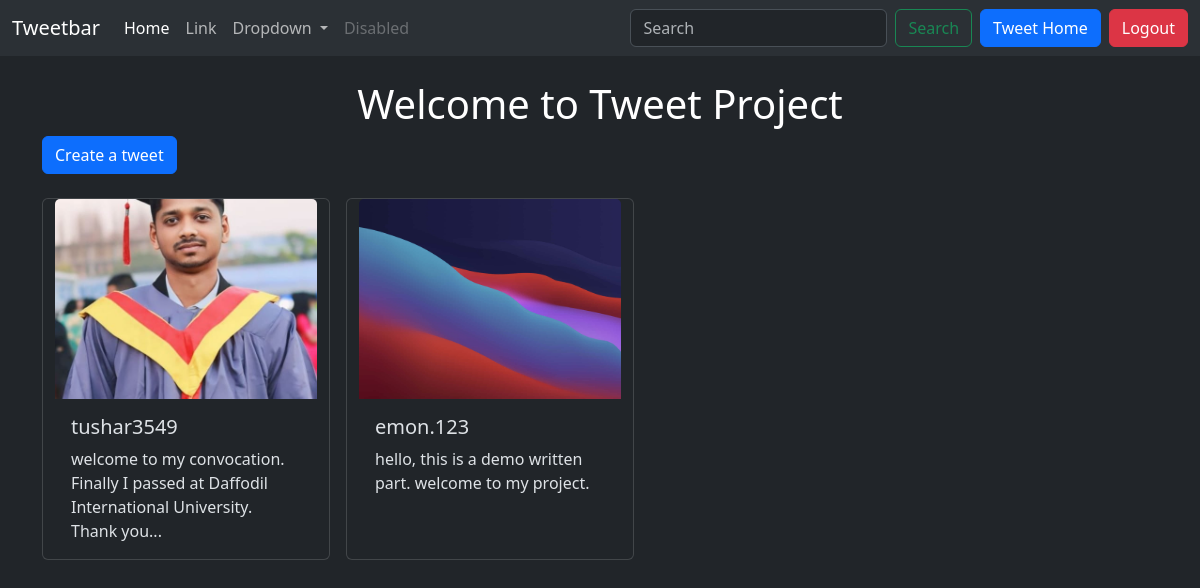
The page /tweet/ (signed in) on the database its author committed.
### tweet/models.py (models this page shows, shortened)
class Tweet(models.Model):
    user = models.ForeignKey(User, on_delete=models.CASCADE)
    text = models.TextField(max_length=10000)
    photo = models.ImageField(upload_to='photos/', blank=True, null=True)
    created_at = models.DateTimeField(auto_now_add=True)
    updated_at = models.DateTimeField(auto_now=True)

### tweet/views.py (the view)
# urls.py: path('', views.tweet_list, name='tweet_list'),
def tweet_list(request):
    tweets = Tweet.objects.all().order_by('created_at')
    return render(request, 'tweet_list.html', {'tweets': tweets})

### tweet/templates/tweet_list.html (shortened to what this page needs)
{% extends 'layout.html' %}
{% block  content%}
<h1 class="text-center text-white mt-4">Welcome to Tweet Project</h1>
<a class="btn btn-primary mb-4" href="{% url 'tweet_create' %}">Create a tweet</a>
<div class="container row gap-3">
    {%for tweet in tweets%}
    <div class="card" style="width: 18rem;">
        <img src="{{tweet.photo.url}}" class="card-img-top" alt="..." style="height: 200px; object-fit: cover;">
        <div class="card-body">
          <h5 class="card-title">{{tweet.user.username}}</h5>
          <p class="card-text">{{tweet.text}}</p>
        </div>
      </div>
    {%endfor%}
</div>
{% endblock  %}

### rows shown on the page
Tweet: photo (picture), user.username "tushar3549", text "welcome to my convocation. Finally I passed at Daffodil International University. Thank you..."
Tweet: photo (picture), user.username "emon.123", text "hello, this is a demo written part. welcome to my project."
